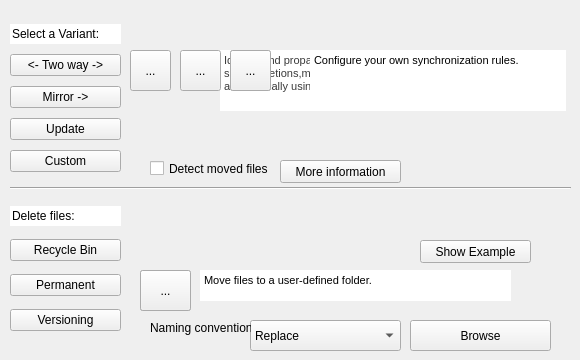
        <widget class="QWidget" name="tab_3">
         <attribute name="icon">
          <iconset>
           <normaloff>../settings.png</normaloff>../settings.png</iconset>
         </attribute>
         <attribute name="title">
          <string>Synchronization(F8)</string>
         </attribute>
         <widget class="QWidget" name="verticalLayoutWidget">
          <property name="geometry">
           <rect>
            <x>10</x>
            <y>20</y>
            <width>111</width>
            <height>161</height>
           </rect>
          </property>
          <layout class="QVBoxLayout" name="verticalLayout">
           <item>
            <widget class="QLineEdit" name="lineEdit_5">
             <property name="text">
              <string>Select a Variant:</string>
             </property>
             <property name="frame">
              <bool>false</bool>
             </property>
            </widget>
           </item>
           <item>
            <widget class="QPushButton" name="pushButton_4">
             <property name="text">
              <string>&lt;- Two way -&gt;</string>
             </property>
            </widget>
           </item>
           <item>
            <widget class="QPushButton" name="pushButton_5">
             <property name="text">
              <string>Mirror -&gt;</string>
             </property>
            </widget>
           </item>
           <item>
            <widget class="QPushButton" name="pushButton_6">
             <property name="text">
              <string>Update</string>
             </property>
            </widget>
           </item>
           <item>
            <widget class="QPushButton" name="pushButton_7">
             <property name="text">
              <string>Custom</string>
             </property>
            </widget>
           </item>
          </layout>
         </widget>
         <widget class="QWidget" name="verticalLayoutWidget_2">
          <property name="geometry">
           <rect>
            <x>10</x>
            <y>199</y>
            <width>111</width>
            <height>141</height>
           </rect>
          </property>
          <layout class="QVBoxLayout" name="verticalLayout_2">
           <item>
            <widget class="QLineEdit" name="lineEdit_6">
             <property name="text">
              <string>Delete files:</string>
             </property>
             <property name="frame">
              <bool>false</bool>
             </property>
            </widget>
           </item>
           <item>
            <widget class="QPushButton" name="pushButton_8">
             <property name="text">
              <string>Recycle Bin</string>
             </property>
            </widget>
           </item>
           <item>
            <widget class="QPushButton" name="pushButton_9">
             <property name="text">
              <string>Permanent</string>
             </property>
            </widget>
           </item>
           <item>
            <widget class="QPushButton" name="pushButton_10">
             <property name="text">
              <string>Versioning</string>
             </property>
            </widget>
           </item>
          </layout>
         </widget>
         <widget class="QLabel" name="label_5">
          <property name="geometry">
           <rect>
            <x>150</x>
            <y>250</y>
            <width>49</width>
            <height>49</height>
           </rect>
          </property>
          <property name="text">
           <string/>
          </property>
          <property name="pixmap">
           <pixmap>C:/Users/ASUS/Desktop/syncproject/project2/project/if_trashcan_full_3695.png</pixmap>
          </property>
          <property name="scaledContents">
           <bool>true</bool>
          </property>
         </widget>
         <widget class="QTextEdit" name="textEdit_3">
          <property name="geometry">
           <rect>
            <x>200</x>
            <y>270</y>
            <width>311</width>
            <height>31</height>
           </rect>
          </property>
          <property name="frameShape">
           <enum>QFrame::NoFrame</enum>
          </property>
          <property name="html">
           <string>&lt;!DOCTYPE HTML PUBLIC &quot;-//W3C//DTD HTML 4.0//EN&quot; &quot;http://www.w3.org/TR/REC-html40/strict.dtd&quot;&gt;
&lt;html&gt;&lt;head&gt;&lt;meta name=&quot;qrichtext&quot; content=&quot;1&quot; /&gt;&lt;style type=&quot;text/css&quot;&gt;
p, li { white-space: pre-wrap; }
&lt;/style&gt;&lt;/head&gt;&lt;body style=&quot; font-family:'MS Shell Dlg 2'; font-size:8.25pt; font-weight:400; font-style:normal;&quot;&gt;
&lt;p style=&quot; margin-top:0px; margin-bottom:0px; margin-left:0px; margin-right:0px; -qt-block-indent:0; text-indent:0px;&quot;&gt;&lt;span style=&quot; color:#393939;&quot;&gt;Retain deleted and overwritten files in recycle bin&lt;/span&gt;&lt;/p&gt;&lt;/body&gt;&lt;/html&gt;</string>
          </property>
         </widget>
         <widget class="QTextBrowser" name="textBrowser">
          <property name="geometry">
           <rect>
            <x>220</x>
            <y>50</y>
            <width>269</width>
            <height>61</height>
           </rect>
          </property>
          <property name="frameShape">
           <enum>QFrame::NoFrame</enum>
          </property>
          <property name="verticalScrollBarPolicy">
           <enum>Qt::ScrollBarAlwaysOff</enum>
          </property>
          <property name="html">
           <string>&lt;!DOCTYPE HTML PUBLIC &quot;-//W3C//DTD HTML 4.0//EN&quot; &quot;http://www.w3.org/TR/REC-html40/strict.dtd&quot;&gt;
&lt;html&gt;&lt;head&gt;&lt;meta name=&quot;qrichtext&quot; content=&quot;1&quot; /&gt;&lt;style type=&quot;text/css&quot;&gt;
p, li { white-space: pre-wrap; }
&lt;/style&gt;&lt;/head&gt;&lt;body style=&quot; font-family:'MS Shell Dlg 2'; font-size:8.25pt; font-weight:400; font-style:normal;&quot;&gt;
&lt;p style=&quot; margin-top:0px; margin-bottom:0px; margin-left:0px; margin-right:0px; -qt-block-indent:0; text-indent:0px;&quot;&gt;&lt;span style=&quot; color:#393939;&quot;&gt;Identify and propagate changes on both sides.Deletions,moves and conflicts are detected automatically using a database&lt;/span&gt;&lt;/p&gt;
&lt;p style=&quot;-qt-paragraph-type:empty; margin-top:0px; margin-bottom:0px; margin-left:0px; margin-right:0px; -qt-block-indent:0; text-indent:0px; color:#393939;&quot;&gt;&lt;br /&gt;&lt;/p&gt;
&lt;p style=&quot;-qt-paragraph-type:empty; margin-top:0px; margin-bottom:0px; margin-left:0px; margin-right:0px; -qt-block-indent:0; text-indent:0px; color:#393939;&quot;&gt;&lt;br /&gt;&lt;/p&gt;&lt;/body&gt;&lt;/html&gt;</string>
          </property>
         </widget>
         <widget class="QLabel" name="label_3">
          <property name="geometry">
           <rect>
            <x>150</x>
            <y>70</y>
            <width>51</width>
            <height>51</height>
           </rect>
          </property>
          <property name="text">
           <string/>
          </property>
          <property name="pixmap">
           <pixmap>../if_trashcan_full_3695.png</pixmap>
          </property>
          <property name="scaledContents">
           <bool>true</bool>
          </property>
         </widget>
         <widget class="Line" name="line_2">
          <property name="geometry">
           <rect>
            <x>10</x>
            <y>180</y>
            <width>561</width>
            <height>16</height>
           </rect>
          </property>
          <property name="orientation">
           <enum>Qt::Horizontal</enum>
          </property>
         </widget>
         <widget class="QTextBrowser" name="textBrowser_6">
          <property name="geometry">
           <rect>
            <x>310</x>
            <y>50</y>
            <width>256</width>
            <height>61</height>
           </rect>
          </property>
          <property name="frameShape">
           <enum>QFrame::NoFrame</enum>
          </property>
          <property name="html">
           <string>&lt;!DOCTYPE HTML PUBLIC &quot;-//W3C//DTD HTML 4.0//EN&quot; &quot;http://www.w3.org/TR/REC-html40/strict.dtd&quot;&gt;
&lt;html&gt;&lt;head&gt;&lt;meta name=&quot;qrichtext&quot; content=&quot;1&quot; /&gt;&lt;style type=&quot;text/css&quot;&gt;
p, li { white-space: pre-wrap; }
&lt;/style&gt;&lt;/head&gt;&lt;body style=&quot; font-family:'MS Shell Dlg 2'; font-size:8.25pt; font-weight:400; font-style:normal;&quot;&gt;
&lt;p style=&quot; margin-top:0px; margin-bottom:0px; margin-left:0px; margin-right:0px; -qt-block-indent:0; text-indent:0px;&quot;&gt;Create a mirror backup of the left folder by adapting the right folder to match.&lt;/p&gt;&lt;/body&gt;&lt;/html&gt;</string>
          </property>
         </widget>
         <widget class="QCheckBox" name="checkBox">
          <property name="geometry">
           <rect>
            <x>150</x>
            <y>160</y>
            <width>121</width>
            <height>17</height>
           </rect>
          </property>
          <property name="text">
           <string>Detect moved files</string>
          </property>
         </widget>
         <widget class="QToolButton" name="toolButton_4">
          <property name="geometry">
           <rect>
            <x>130</x>
            <y>50</y>
            <width>41</width>
            <height>41</height>
           </rect>
          </property>
          <property name="toolTip">
           <string>Copy new item to right</string>
          </property>
          <property name="text">
           <string>...</string>
          </property>
          <property name="icon">
           <iconset>
            <normaloff>../logout.png</normaloff>../logout.png</iconset>
          </property>
          <property name="iconSize">
           <size>
            <width>50</width>
            <height>50</height>
           </size>
          </property>
         </widget>
         <widget class="QToolButton" name="toolButton_5">
          <property name="geometry">
           <rect>
            <x>180</x>
            <y>50</y>
            <width>41</width>
            <height>41</height>
           </rect>
          </property>
          <property name="text">
           <string>...</string>
          </property>
          <property name="icon">
           <iconset>
            <normaloff>../right-arrow.png</normaloff>../right-arrow.png</iconset>
          </property>
          <property name="iconSize">
           <size>
            <width>50</width>
            <height>50</height>
           </size>
          </property>
         </widget>
         <widget class="QToolButton" name="toolButton_6">
          <property name="geometry">
           <rect>
            <x>230</x>
            <y>50</y>
            <width>41</width>
            <height>41</height>
           </rect>
          </property>
          <property name="text">
           <string>...</string>
          </property>
          <property name="icon">
           <iconset>
            <normaloff>../delete.png</normaloff>../delete.png</iconset>
          </property>
          <property name="iconSize">
           <size>
            <width>50</width>
            <height>50</height>
           </size>
          </property>
         </widget>
         <widget class="QTextBrowser" name="textBrowser_7">
          <property name="geometry">
           <rect>
            <x>310</x>
            <y>50</y>
            <width>256</width>
            <height>61</height>
           </rect>
          </property>
          <property name="frameShape">
           <enum>QFrame::NoFrame</enum>
          </property>
          <property name="html">
           <string>&lt;!DOCTYPE HTML PUBLIC &quot;-//W3C//DTD HTML 4.0//EN&quot; &quot;http://www.w3.org/TR/REC-html40/strict.dtd&quot;&gt;
&lt;html&gt;&lt;head&gt;&lt;meta name=&quot;qrichtext&quot; content=&quot;1&quot; /&gt;&lt;style type=&quot;text/css&quot;&gt;
p, li { white-space: pre-wrap; }
&lt;/style&gt;&lt;/head&gt;&lt;body style=&quot; font-family:'MS Shell Dlg 2'; font-size:8.25pt; font-weight:400; font-style:normal;&quot;&gt;
&lt;p style=&quot; margin-top:0px; margin-bottom:0px; margin-left:0px; margin-right:0px; -qt-block-indent:0; text-indent:0px;&quot;&gt;Copy new and updated files to the right folder.&lt;/p&gt;&lt;/body&gt;&lt;/html&gt;</string>
          </property>
         </widget>
         <widget class="QToolButton" name="toolButton_7">
          <property name="geometry">
           <rect>
            <x>230</x>
            <y>50</y>
            <width>41</width>
            <height>41</height>
           </rect>
          </property>
          <property name="toolTip">
           <string>Do nothing</string>
          </property>
          <property name="text">
           <string>...</string>
          </property>
          <property name="icon">
           <iconset>
            <normaloff>../do-not-touch.png</normaloff>../do-not-touch.png</iconset>
          </property>
          <property name="iconSize">
           <size>
            <width>50</width>
            <height>50</height>
           </size>
          </property>
         </widget>
         <widget class="QTextBrowser" name="textBrowser_8">
          <property name="geometry">
           <rect>
            <x>310</x>
            <y>50</y>
            <width>256</width>
            <height>61</height>
           </rect>
          </property>
          <property name="frameShape">
           <enum>QFrame::NoFrame</enum>
          </property>
          <property name="html">
           <string>&lt;!DOCTYPE HTML PUBLIC &quot;-//W3C//DTD HTML 4.0//EN&quot; &quot;http://www.w3.org/TR/REC-html40/strict.dtd&quot;&gt;
&lt;html&gt;&lt;head&gt;&lt;meta name=&quot;qrichtext&quot; content=&quot;1&quot; /&gt;&lt;style type=&quot;text/css&quot;&gt;
p, li { white-space: pre-wrap; }
&lt;/style&gt;&lt;/head&gt;&lt;body style=&quot; font-family:'MS Shell Dlg 2'; font-size:8.25pt; font-weight:400; font-style:normal;&quot;&gt;
&lt;p style=&quot; margin-top:0px; margin-bottom:0px; margin-left:0px; margin-right:0px; -qt-block-indent:0; text-indent:0px;&quot;&gt;Configure your own synchronization rules.&lt;/p&gt;&lt;/body&gt;&lt;/html&gt;</string>
          </property>
         </widget>
         <widget class="QToolButton" name="toolButton_8">
          <property name="geometry">
           <rect>
            <x>144</x>
            <y>270</y>
            <width>41</width>
            <height>41</height>
           </rect>
          </property>
          <property name="text">
           <string>...</string>
          </property>
          <property name="icon">
           <iconset>
            <normaloff>../recycling-bin.png</normaloff>../recycling-bin.png</iconset>
          </property>
          <property name="iconSize">
           <size>
            <width>50</width>
            <height>50</height>
           </size>
          </property>
         </widget>
         <widget class="QTextBrowser" name="textBrowser_9">
          <property name="geometry">
           <rect>
            <x>200</x>
            <y>270</y>
            <width>311</width>
            <height>31</height>
           </rect>
          </property>
          <property name="frameShape">
           <enum>QFrame::NoFrame</enum>
          </property>
          <property name="html">
           <string>&lt;!DOCTYPE HTML PUBLIC &quot;-//W3C//DTD HTML 4.0//EN&quot; &quot;http://www.w3.org/TR/REC-html40/strict.dtd&quot;&gt;
&lt;html&gt;&lt;head&gt;&lt;meta name=&quot;qrichtext&quot; content=&quot;1&quot; /&gt;&lt;style type=&quot;text/css&quot;&gt;
p, li { white-space: pre-wrap; }
&lt;/style&gt;&lt;/head&gt;&lt;body style=&quot; font-family:'MS Shell Dlg 2'; font-size:8.25pt; font-weight:400; font-style:normal;&quot;&gt;
&lt;p style=&quot; margin-top:0px; margin-bottom:0px; margin-left:0px; margin-right:0px; -qt-block-indent:0; text-indent:0px;&quot;&gt;Delete and overwrite files permanently.&lt;/p&gt;&lt;/body&gt;&lt;/html&gt;</string>
          </property>
         </widget>
         <widget class="QToolButton" name="toolButton_9">
          <property name="geometry">
           <rect>
            <x>140</x>
            <y>270</y>
            <width>51</width>
            <height>41</height>
           </rect>
          </property>
          <property name="text">
           <string>...</string>
          </property>
          <property name="icon">
           <iconset>
            <normaloff>../cancel.png</normaloff>../cancel.png</iconset>
          </property>
          <property name="iconSize">
           <size>
            <width>50</width>
            <height>50</height>
           </size>
          </property>
         </widget>
         <widget class="QTextBrowser" name="textBrowser_10">
          <property name="geometry">
           <rect>
            <x>200</x>
            <y>270</y>
            <width>311</width>
            <height>31</height>
           </rect>
          </property>
          <property name="frameShape">
           <enum>QFrame::NoFrame</enum>
          </property>
          <property name="html">
           <string>&lt;!DOCTYPE HTML PUBLIC &quot;-//W3C//DTD HTML 4.0//EN&quot; &quot;http://www.w3.org/TR/REC-html40/strict.dtd&quot;&gt;
&lt;html&gt;&lt;head&gt;&lt;meta name=&quot;qrichtext&quot; content=&quot;1&quot; /&gt;&lt;style type=&quot;text/css&quot;&gt;
p, li { white-space: pre-wrap; }
&lt;/style&gt;&lt;/head&gt;&lt;body style=&quot; font-family:'MS Shell Dlg 2'; font-size:8.25pt; font-weight:400; font-style:normal;&quot;&gt;
&lt;p style=&quot; margin-top:0px; margin-bottom:0px; margin-left:0px; margin-right:0px; -qt-block-indent:0; text-indent:0px;&quot;&gt;Move files to a user-defined folder.&lt;/p&gt;&lt;/body&gt;&lt;/html&gt;</string>
          </property>
         </widget>
         <widget class="QComboBox" name="comboBox_4">
          <property name="geometry">
           <rect>
            <x>250</x>
            <y>320</y>
            <width>151</width>
            <height>31</height>
           </rect>
          </property>
          <item>
           <property name="text">
            <string>Replace</string>
           </property>
          </item>
          <item>
           <property name="text">
            <string>Time stamp</string>
           </property>
          </item>
         </widget>
         <widget class="QPushButton" name="pushButton_12">
          <property name="geometry">
           <rect>
            <x>410</x>
            <y>320</y>
            <width>141</width>
            <height>31</height>
           </rect>
          </property>
          <property name="text">
           <string>Browse</string>
          </property>
         </widget>
         <widget class="QToolButton" name="toolButton_10">
          <property name="geometry">
           <rect>
            <x>140</x>
            <y>270</y>
            <width>51</width>
            <height>41</height>
           </rect>
          </property>
          <property name="text">
           <string>...</string>
          </property>
          <property name="icon">
           <iconset>
            <normaloff>../move-to-window.png</normaloff>../move-to-window.png</iconset>
          </property>
          <property name="iconSize">
           <size>
            <width>50</width>
            <height>50</height>
           </size>
          </property>
         </widget>
         <widget class="QPushButton" name="pushButton_15">
          <property name="geometry">
           <rect>
            <x>280</x>
            <y>160</y>
            <width>121</width>
            <height>23</height>
           </rect>
          </property>
          <property name="text">
           <string>More information</string>
          </property>
         </widget>
         <widget class="QPushButton" name="pushButton_16">
          <property name="geometry">
           <rect>
            <x>420</x>
            <y>240</y>
            <width>111</width>
            <height>23</height>
           </rect>
          </property>
          <property name="text">
           <string>Show Example</string>
          </property>
         </widget>
         <widget class="QLabel" name="label_8">
          <property name="geometry">
           <rect>
            <x>150</x>
            <y>320</y>
            <width>101</width>
            <height>16</height>
           </rect>
          </property>
          <property name="text">
           <string>Naming convention</string>
          </property>
         </widget>
        </widget>
